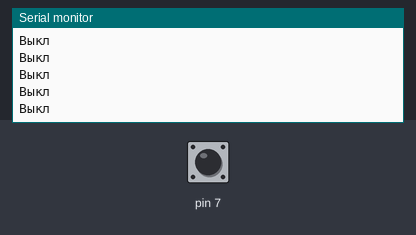
The sketch below on a simulated Arduino Uno, built with avr-gcc and run on an emulated ATmega328P. Parts: the last lines printed to the serial monitor. Inputs (shaded band) come from the test bench; at power-on: pin 7 LOW.

Above: at 1.2 s.
1.3 s: pin 7 driven HIGH
At 1.9 s:
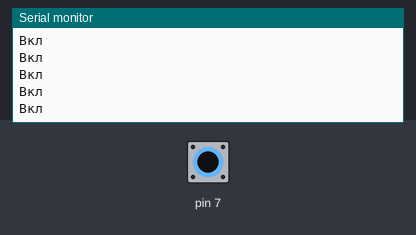
3.2 s: pin 7 driven LOW
At 3.9 s:
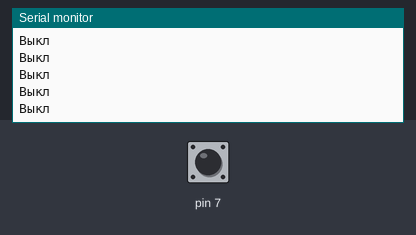
6.2 s: pin 7 pulsed HIGH 2 times (0.12 s each, 0.3 s apart)
12.8 s: pin 7 driven HIGH
At 13.7 s:
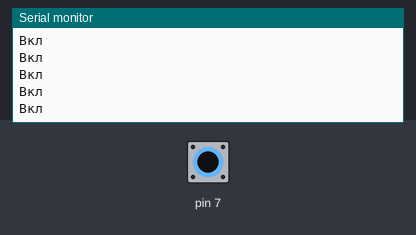

Measured:
- after the input at 1.3 s, the serial monitor: prints a new line at once (image 1)
- after the input at 12.8 s, the serial monitor: prints a new line after 0.06 s (image 3)

The sketch:

Solo_button.ino
```cpp
void setup() {
  Serial.begin(9600);
  pinMode(7, INPUT);

}

void loop() {
  boolean b = digitalRead(7);
  if (b){
    Serial.println("Вкл");
  }
  else{
    Serial.println("Выкл");
  }

  delay(10);

}
```
